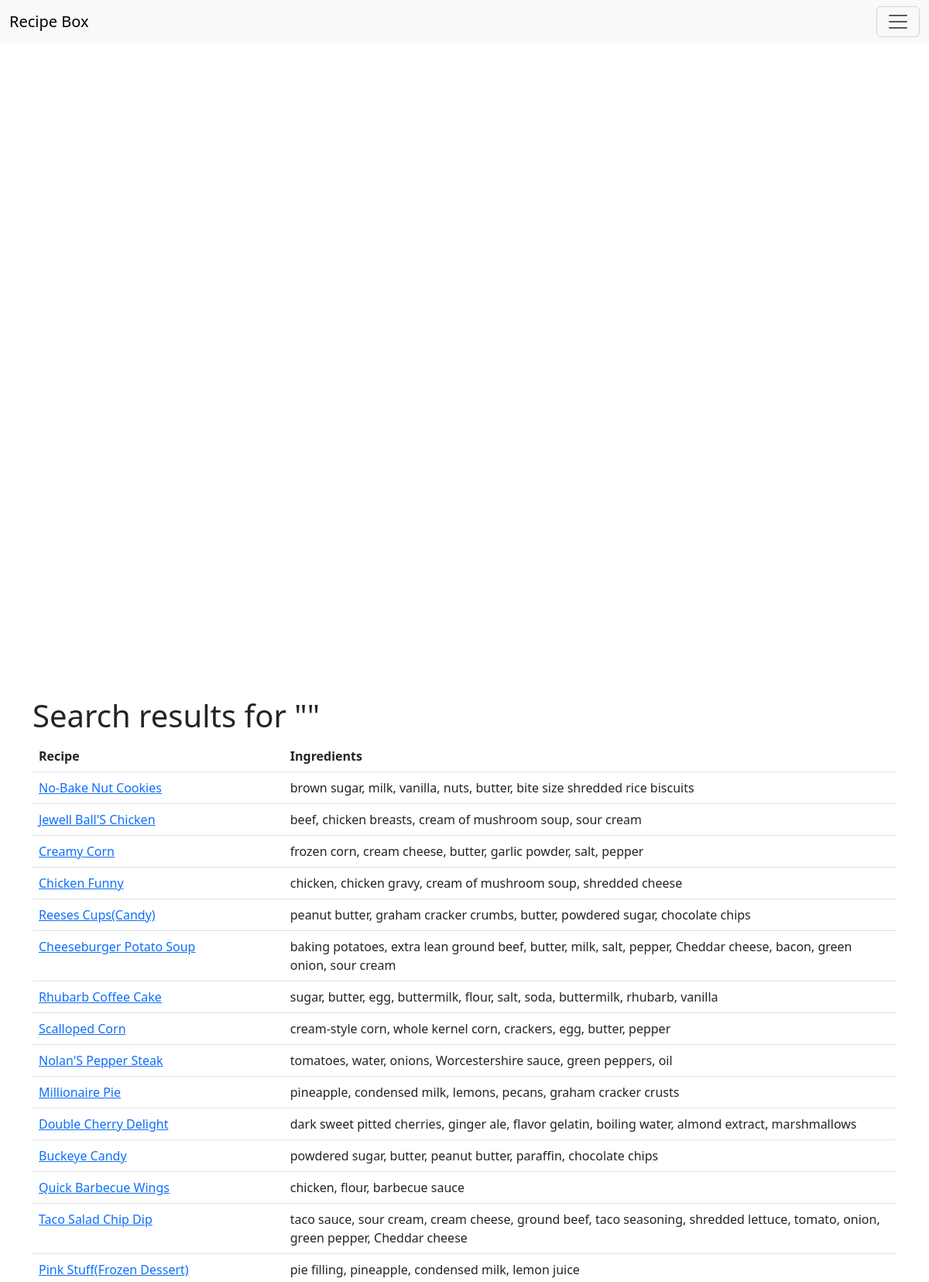
Page /cartbuilder/search_by_ingredient/ (upper part) on the committed database.
### CartBuilder/models.py (models this page shows, shortened)
class SimpleMaster(models.Model):
    recipeKey = models.IntegerField()
    recipeTitle = models.TextField()
    recipeIngredients = models.TextField()
    recipeDirections = models.TextField()
    recipeNER = models.TextField()
    recipeImage = models.ImageField(upload_to='recipe_images/', null=True, blank=True)

### CartBuilder/views.py (the view)
# urls.py: path('search_by_ingredient/', views.search, name='search_by_ingredient'),
def search(request):
    searchTerm = request.GET.get('query', '')
    searchResults = SimpleMaster.objects.filter(recipeNER__contains=searchTerm).values()
    context = {'searchResults': searchResults, 'query': searchTerm}
    return render(request, 'search.html', context)

### templates/search.html
{% extends 'base.html' %}
{% block content %}
    <h1>Search results for "{{ query }}"</h1>
    <div class="table-responsive" style="max-height: 50vh">
        <table class="table table-hover" >
            <thead>
                <tr>
                    <th scope="col">Recipe</th>
                    <th scope="col">Ingredients</th>
                </tr>
            </thead>
            <tbody>
                {% for recipe in searchResults %}
                <tr>
                    <td><a href="../recipe/{{ recipe.recipeKey }} ">{{ recipe.recipeTitle }}</a></td>
                    <td>{{ recipe.recipeNER }}</td>
                </tr>
                {% empty %}
                <li>No Items Found! </li>
                {% endfor %}
            </tbody>
        </table>
    </div>
{% endblock %}

### rows in the picture
SimpleMaster: recipeTitle "No-Bake Nut Cookies", recipeNER "brown sugar, milk, vanilla, nuts, butter, bite size shredded rice biscuits"
SimpleMaster: recipeTitle "Jewell Ball'S Chicken", recipeNER "beef, chicken breasts, cream of mushroom soup, sour cream"
SimpleMaster: recipeTitle "Creamy Corn", recipeNER "frozen corn, cream cheese, butter, garlic powder, salt, pepper"
SimpleMaster: recipeTitle "Chicken Funny", recipeNER "chicken, chicken gravy, cream of mushroom soup, shredded cheese"
SimpleMaster: recipeTitle "Reeses Cups(Candy)", recipeNER "peanut butter, graham cracker crumbs, butter, powdered sugar, chocolate chips"
SimpleMaster: recipeTitle "Cheeseburger Potato Soup", recipeNER "baking potatoes, extra lean ground beef, butter, milk, salt, pepper, Cheddar cheese, bacon, green onion, sour cream"
SimpleMaster: recipeTitle "Rhubarb Coffee Cake", recipeNER "sugar, butter, egg, buttermilk, flour, salt, soda, buttermilk, rhubarb, vanilla"
SimpleMaster: recipeTitle "Scalloped Corn", recipeNER "cream-style corn, whole kernel corn, crackers, egg, butter, pepper"
SimpleMaster: recipeTitle "Nolan'S Pepper Steak", recipeNER "tomatoes, water, onions, Worcestershire sauce, green peppers, oil"
SimpleMaster: recipeTitle "Millionaire Pie", recipeNER "pineapple, condensed milk, lemons, pecans, graham cracker crusts"
SimpleMaster: recipeTitle "Double Cherry Delight", recipeNER "dark sweet pitted cherries, ginger ale, flavor gelatin, boiling water, almond extract, marshmallows"
SimpleMaster: recipeTitle "Buckeye Candy", recipeNER "powdered sugar, butter, peanut butter, paraffin, chocolate chips"
SimpleMaster: recipeTitle "Quick Barbecue Wings", recipeNER "chicken, flour, barbecue sauce"
SimpleMaster: recipeTitle "Taco Salad Chip Dip", recipeNER "taco sauce, sour cream, cream cheese, ground beef, taco seasoning, shredded lettuce, tomato, onion, green pepper, Cheddar cheese"
SimpleMaster: recipeTitle "Pink Stuff(Frozen Dessert)", recipeNER "pie filling, pineapple, condensed milk, lemon juice"
